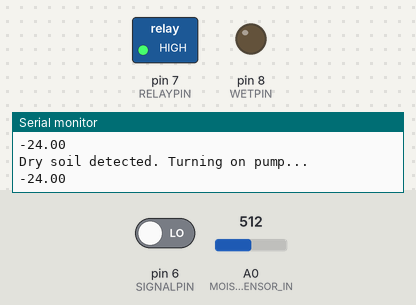
Simulated run of this sketch. Board: Arduino Uno, built with avr-gcc and run on an emulated ATmega328P. On the bench: switched loads named in the sketch (green lamp = pin HIGH), output pins drawn as LEDs (lit = HIGH), the last lines printed to the serial monitor. The inputs (shaded band) are chosen by the test bench; at power-on: A0 (MOISTURE_SENSOR_IN) = 512, pin 6 (SIGNALPIN) LOW. Pins used as bus, display or sensor lines are not drawn.

Above: at 5.8 s.
5.9 s: A0 (MOISTURE_SENSOR_IN) set to 381
11.9 s: A0 (MOISTURE_SENSOR_IN) set to 356
At 16.5 s:
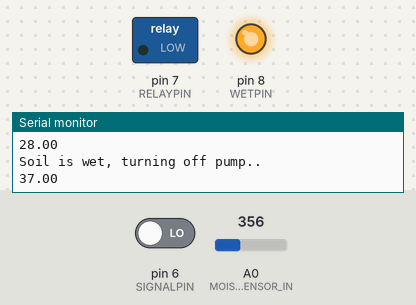
17.9 s: pin 6 (SIGNALPIN) driven HIGH
At 20.7 s:
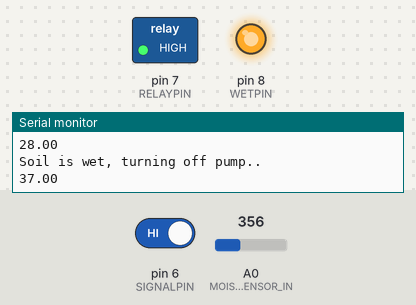
28.7 s: pin 6 (SIGNALPIN) driven LOW
34.7 s: A0 (MOISTURE_SENSOR_IN) set to 460
At 37.2 s:
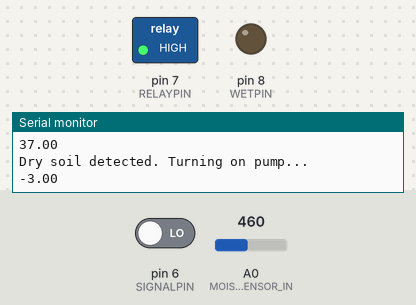
Timing chart, 0 to 38.7 s (numbered marks = the images above; inputs shaded):
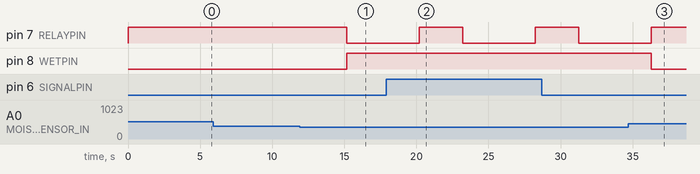

Measured:
- the behaviour switches between 374 and 373 on A0 (MOISTURE_SENSOR_IN) (found by bisection; images 0 and 1)
- after the input at 11.9 s, pin 7 (RELAYPIN): HIGH → LOW after 3.3 s; pin 8 (WETPIN): LOW → HIGH after 3.3 s
- after the input at 17.9 s, pin 7 (RELAYPIN): LOW → HIGH after 2.3 s, → LOW 3.0 s later, → HIGH 5.0 s later
- after the input at 34.7 s, pin 7 (RELAYPIN): LOW → HIGH after 1.6 s; pin 8 (WETPIN): HIGH → LOW after 1.6 s

The sketch:

Smart_Irrigation.ino
```cpp
/***********************************************************************
 * Project:  Smart Irrigation System.
 * Powered by arduino
 * Author: Erick Muuo
 * Contact: hearteric57@gmail.com
 *
 ***********************************************************************/

#define MOISTURE_SENSOR_IN A0  // sets the digital input pin
#define RELAYPIN 7
#define BAUDRATE 9600  // sets the baud rate
#define WETPIN 8
#define DRYPIN 9  // variable to hold the sensor reading value'
#define WATERING_PIN 10
#define WATER_THRESHOLD 195
#define DRY_THRESHOLD 450
#define SIGNALPIN 6


void setup() {
  // Open serial monitor
  Serial.begin(BAUDRATE);
  pinMode(RELAYPIN, OUTPUT);
  pinMode(DRYPIN, OUTPUT);
  pinMode(WETPIN, OUTPUT);
  pinMode(SIGNALPIN, INPUT);

  Serial.println("Initializing...\n");
}

float sensorValue = 0;
float percentage = 0.0f;

void loop() {

  if(digitalRead(SIGNALPIN))
  {
      digitalWrite(RELAYPIN, HIGH);
      digitalWrite(WATERING_PIN, HIGH);
      delay(3000);
  }

  sensorValue = analogRead(MOISTURE_SENSOR_IN); // read the sensor input
  percentage = map(sensorValue, WATER_THRESHOLD, DRY_THRESHOLD, 100, 0.0);


  if(percentage <= 30)
  {
      Serial.println("Dry soil detected. Turning on pump...\n");
      digitalWrite(RELAYPIN, HIGH);
      digitalWrite(DRYPIN, HIGH);
      digitalWrite(WETPIN, LOW);
  }
  else
  {
      Serial.println("Soil is wet, turning off pump..\n");
      digitalWrite(RELAYPIN, LOW);
      digitalWrite(DRYPIN, LOW);
      digitalWrite(WETPIN, HIGH);
  }

  if(digitalRead(RELAYPIN) == 1)
  {
    digitalWrite(WETPIN, LOW);
    digitalWrite(DRYPIN, LOW);
    digitalWrite(WATERING_PIN, HIGH);
  }


  Serial.println(percentage);  // log the sensor value to the screen
  Serial.end();
  Serial.begin(BAUDRATE);

  delay(5000);

}
```
